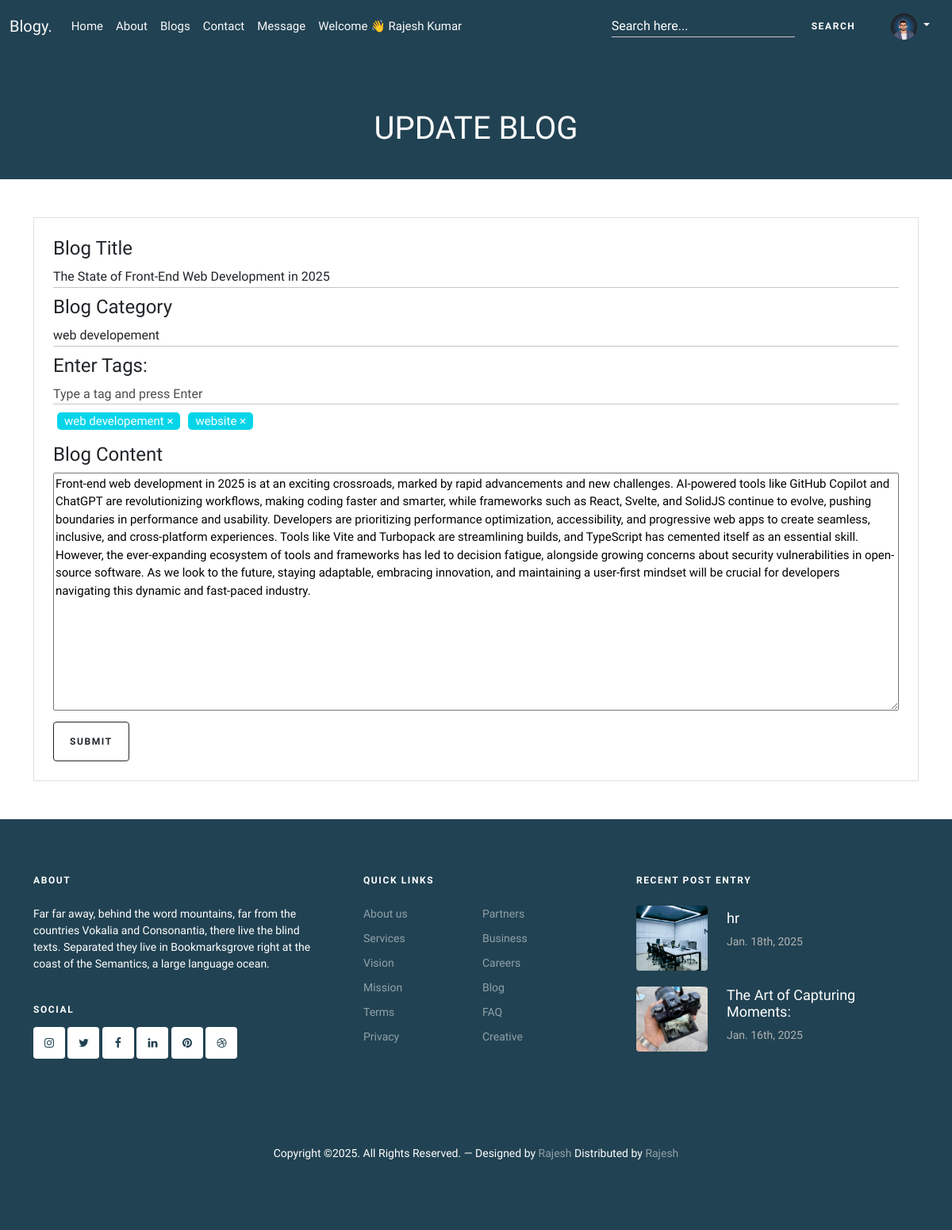
Page /update-blog.php?id=2 (signed in) on the committed database.
### tables this page shows
CREATE TABLE `user_tbl` (
  `id` int(11) NOT NULL,
  `name` varchar(50) NOT NULL,
  `email` varchar(50) NOT NULL,
  `phone` varchar(11) NOT NULL,
  `bio` text NOT NULL,
  `country` varchar(20) NOT NULL,
  `image` varchar(255) NOT NULL DEFAULT 'avatar.jpg',
  `password` text NOT NULL,
  `createdAt` datetime NOT NULL DEFAULT current_timestamp(),
  `designation` varchar(255) NOT NULL
);

CREATE TABLE `blogs_tbl` (
  `id` int(11) NOT NULL,
  `title` text NOT NULL,
  `description` text NOT NULL,
  `userMail` varchar(255) NOT NULL,
  `tags` text NOT NULL,
  `image` varchar(1000) NOT NULL,
  `category` text NOT NULL,
  `createdAt` datetime NOT NULL DEFAULT current_timestamp(),
  `viewCount` int(11) NOT NULL
);

CREATE TABLE `about` (
  `id` int(11) NOT NULL,
  `about_1` text NOT NULL,
  `about_2` text NOT NULL,
  `about_1desc` text NOT NULL,
  `about_2desc` text NOT NULL,
  `about_1image` varchar(1000) NOT NULL,
  `about_2image` varchar(1000) NOT NULL
);

### update-blog.php (the view, shortened to what this page needs)
<?php
include('./config/config.php');
if (empty($_SESSION['user'])) {
    header('location:index.php');
} else {
    $id = intval($_GET['id']);
    $fetch_query = "select * from blogs_tbl where id=$id";
    $res = mysqli_query($conn, $fetch_query);
    $blog = [];
    if (mysqli_num_rows($res) > 0) {
        $blog = mysqli_fetch_assoc($res);
    }
?>
    <!doctype html>
    <html lang="en">
    <head>
        <?php include("./layout/csslink.php"); ?>
    </head>
    <body>
        <?php include("./layout/header.php"); ?>
        <div class="hero overlay inner-page bg-primary py-4">
            <div class="container">
                <div class="row align-items-center justify-content-center text-center pt-5">
                    <div class="col-lg-6">
                        <h1 class="heading text-white mb-3 text-uppercase" data-aos="fade-up">Update Blog</h1>
                    </div>
                </div>
            </div>
        </div>
        <div class="container my-5">
            <div class="border p-4 ">
                <form action="" method="post">
                    <div class="mb-2">
                        <label for="" class="text-dark h4">Blog Title</label>
                        <input type="text" name="title" value="<?php echo $blog['title']; ?>" class="form-control text-dark">
                    </div>
                    <div class="mb-2">
                        <label for="" class="text-dark h4">Blog Category</label>
                        <input type="text" value="<?php echo $blog['category']; ?>" name="category" class="form-control text-dark">
                    </div>
                    <div class="mb-3">
                        <label for="tags-input" class="text-dark h4">Enter Tags:</label>
                        <input type="text" id="tags-input" class="form-control" placeholder="Type a tag and press Enter">
                        <div id="tags-container" class="mt-2"></div>
                    </div>
                    <div class="mb-2">
                    <label for="" class="text-dark h4">Blog Content</label>
                    <textarea id="editor" class="blog-content" name="editor"><?php echo $blog['description']; ?></textarea>
                </div>
                    <button type="submit" name="updateBlog" class="btn btn-outline-dark">Submit</button>
                </form>
            </div>
        </div>
        <?php include("./layout/footer.php"); ?>
    </body>
    </html>
<?php } ?>

### layout/header.php (shortened to what this page needs)
<?php include('./config/config.php');
?>
<nav class="navbar navbar-expand-lg bg-primary sticky-top">
    <div class="container-fluid">
        <a class="navbar-brand text-light " href="index.php">Blogy<span>.</span></a>
        <div class="collapse navbar-collapse" id="navbarNav">
            <ul class="navbar-nav me-auto mb-2 mb-lg-0">
                <li class="nav-item">
                    <a class="nav-link active link-light" href="index.php">Home</a>
                </li>
                <li class="nav-item">
                    <a class="nav-link link-light" href="about.php">About</a>
                </li>
                <li class="nav-item">
                    <a class="nav-link link-light" href="blog.php">Blogs</a>
                </li>
                <?php
                        if(!empty($_SESSION['user'])){
                        echo ' <li class="nav-item">
                    <a class="nav-link link-light" href="contact.php">Contact</a>
                </li>';
                        }
                        ?>
                <?php
                        if(!empty($_SESSION['user'])){
                        echo '<li class="nav-item">
                    <a class="nav-link link-light" href="message.php">Message</a>
                </li>';
                        }
                        ?>
                        <?php
                        if(!empty($_SESSION['user'])){
                        $email_user = $_SESSION['user'];
                            $sql_query = "select name,image from user_tbl where email='$email_user'";
                            $result_name = mysqli_query($conn,$sql_query);
                            $user_info=[];
                            if (mysqli_num_rows($result_name) > 0) {
                                $user_info = mysqli_fetch_assoc($result_name);
                                echo '<li class="nav-item">
                            <a class="nav-link link-light text-capitalize" href="profile.php">Welcome 👋 '.$user_info['name'].'</a>
                            </li> ';
                            }
                        }
                        ?>
            </ul>
            <form action="search-result.php" class=" d-flex me-2">
                <div class="input-group d-flex align-items-center">
                    <input
                        type="text" id="search"
                        class="form-control m-0 text-light"
                        name="query"
                        placeholder="Search here..."
                        aria-label="Search"
                        required>
                    <button class="btn btn-primary" type="submit">Search</button>
                </div>
            </form>
            <div class="d-flex">
                <?php
                if (empty($_SESSION['user'])) { ?>
                    <button type="button" class="btn btn-dark login-btn me-2" data-bs-toggle="modal" data-bs-target="#ModalFormLogin">
                        login
                    </button>
                    <button type="button" class="btn btn-dark signup-btn" data-bs-toggle="modal" data-bs-target="#ModalFormSignup">
                        Signup
                    </button>
                <?php } else {
                ?>
                    <span class="dropdown">
                        <a class="nav-link dropdown-toggle link-light" href="#" role="button" data-bs-toggle="dropdown" aria-expanded="false">
                            <img src="images/upload/user/<?php echo $user_info['image']; ?>" alt="" class="profile-icon">
                        </a>
                    </span>
                <?php } ?>
            </div>
        </div>
    </div>
</nav>

### layout/footer.php (shortened to what this page needs)
<?php
include("./config/config.php");
?><footer class="site-footer">
		<div class="container">
			<div class="row">
				<div class="col-lg-4">
					<div class="widget">
						<h3 class="mb-4">About</h3>
						<?php
				$sql="select about_1desc from about";
				$result = $conn->query($sql);
				$about=[];
				if($result->num_rows>0){
					$about =mysqli_fetch_assoc($result);
				}
				?>
						<p><?php echo $about['about_1desc']; ?></p>
					</div>
					<div class="widget">
						<h3>Social</h3>
						<ul class="list-unstyled social">
							<li><a href="#"><span class="icon-instagram"></span></a></li>
							<li><a href="#"><span class="icon-twitter"></span></a></li>
							<li><a href="#"><span class="icon-facebook"></span></a></li>
							<li><a href="#"><span class="icon-linkedin"></span></a></li>
							<li><a href="#"><span class="icon-pinterest"></span></a></li>
							<li><a href="#"><span class="icon-dribbble"></span></a></li>
						</ul>
					</div>
				</div>
				<div class="col-lg-4 ps-lg-5">
					<div class="widget">
						<h3 class="mb-4">Quick Links</h3>
						<ul class="list-unstyled float-start links">
							<li><a href="about.php">About us</a></li>
							<li><a href="#">Services</a></li>
							<li><a href="about.php">Vision</a></li>
							<li><a href="about.php">Mission</a></li>
							<li><a href="#">Terms</a></li>
							<li><a href="#">Privacy</a></li>
						</ul>
						<ul class="list-unstyled float-start links">
							<li><a href="#">Partners</a></li>
							<li><a href="#">Business</a></li>
							<li><a href="#">Careers</a></li>
							<li><a href="#">Blog</a></li>
							<li><a href="#">FAQ</a></li>
							<li><a href="#">Creative</a></li>
						</ul>
					</div>
				</div>
				<div class="col-lg-4">
					<div class="widget">
						<h3 class="mb-4">Recent Post Entry</h3>
						<div class="post-entry-footer">
							<ul>
								<?php
								$sql = "select * from blogs_tbl order by createdAt desc limit 2";
								$res = mysqli_query($conn,$sql);
								if(mysqli_num_rows($res)>0){
									foreach($res as $row){ ?>
									<li>
									<a href="">
										<img src="images/upload/blogs/<?php echo $row["image"]; ?>" style="    height: 82px;
    width: 90px;
    object-fit: cover;" alt="Image placeholder" class="me-4 rounded">
										<div class="text">
											<h4><?php
											$title = $row['title'];
											echo substr($title,0,30);
											?></h4>
											<div class="post-meta">
												<span class="mr-2"><?php
												$date_string = $row["createdAt"];;
												$date = new DateTime($date_string);
												$formatted_date = $date->format('M. jS, Y');
												echo $formatted_date;
												?></span>
											</div>
										</div>
									</a>
								</li><?php
									}
								}
								?>
							</ul>
						</div>
					</div>
				</div>
			</div>
			<div class="row mt-5">
				<div class="col-12 text-center">
					<p>Copyright &copy;. All Rights Reserved. &mdash; Designed by <a href="">Rajesh</a> Distributed by <a href="#">Rajesh</a>
					</p>
				</div>
			</div>
		</div>
	</footer>

### css/custom.css (style rules this page uses)
.form-control { background-color: inherit; color: #fff; padding-left: 0; border: 0; border-radius: 0; border-bottom: 1px solid #fff; }
.form-control { height: 27px !important; border-bottom: 1px solid #c9c4c4 !important; }
.profile-icon { height: 33px !important; width: 33px !important; object-fit: cover !important; object-position: center !important; border-radius: 50% !important; }
.blog-content { width: 100%; height: 300px !important; outline: 0; }

### rows in the picture
user_tbl: name "Rajesh Kumar", image (picture)
blogs_tbl: title "The State of Front-End Web Development in 2025", category "web developement", editor "Front-end web development in 2025 is at an exciting crossroads, marked by rapid advancements and new challenges. AI-powered tools like GitHub Copilot and ChatGPT are revolutionizing workflows, making coding faster and smarter, while frameworks such as React, Svelte, and SolidJS continue to evolve, pushing boundaries in performance and usability. Developers are prioritizing performance optimization, accessibility, and progressive web apps to create seamless, inclusive, and cross-platform experiences. Tools like Vite and Turbopack are streamlining builds, and TypeScript has cemented itself as an essential skill. However, the ever-expanding ecosystem of tools and frameworks has led to decision…"
about: about_1desc "Far far away, behind the word mountains, far from the countries Vokalia and Consonantia, there live the blind texts. Separated they live in Bookmarksgrove right at the coast of the Semantics, a large language ocean."
blogs_tbl: image (picture), title "hr", createdAt "Jan. 18th, 2025"
blogs_tbl: image (picture), title "The Art of Capturing Moments:", createdAt "Jan. 16th, 2025"
